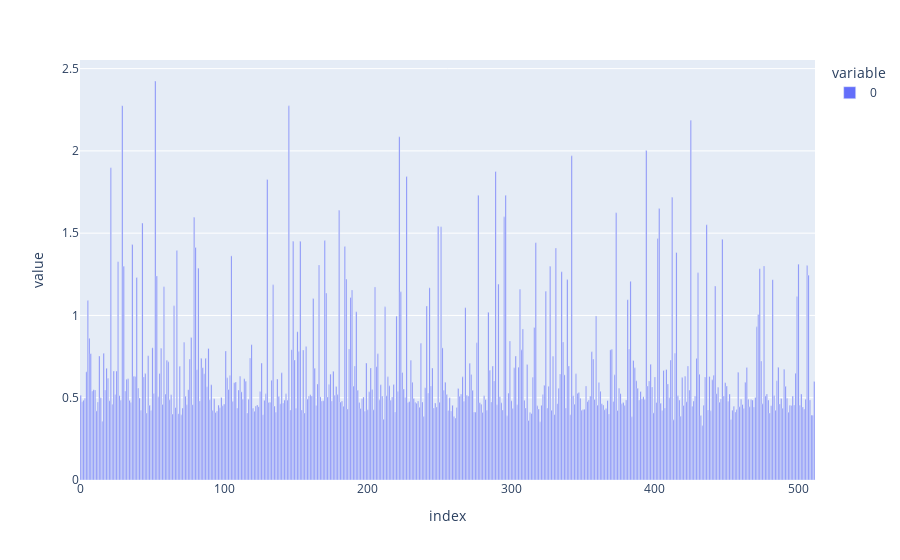

Notebook code for this chart:
### Markdown cell above
# Some analysis

### Code cell
import plotly.express as px

encoder_weights = autoencoder.encoder.Linear.weight.T.detach().cpu()
print(encoder_weights.shape)
centred_encoder_weights = encoder_weights - encoder_weights.mean(dim=0)
px.bar(encoder_weights.norm(dim=0))

### Figure 1 — Plotly figure (JSON) as saved in the notebook; plotly's stock layout.template omitted (floating-point values rounded to 4 significant figures; data arrays with more than 128 entries replaced by an {"elided": "..."} marker saying what was removed)
{"data": [{"alignmentgroup": "True", "hovertemplate": "variable=0<br>index=%{x}<br>value=%{y}<extra></extra>", "legendgroup": "0", "marker": {"color": "#636efa", "pattern": {"shape": ""}}, "name": "0", "offsetgroup": "0", "orientation": "v", "showlegend": true, "textposition": "auto", "type": "bar", "x": {"elided": "512 int values"}, "xaxis": "x", "y": {"elided": "512 float values"}, "yaxis": "y"}], "layout": {"barmode": "relative", "legend": {"title": {"text": "variable"}, "tracegroupgap": 0}, "margin": {"t": 60}, "xaxis": {"anchor": "y", "domain": [0, 1], "title": {"text": "index"}}, "yaxis": {"anchor": "x", "domain": [0, 1], "title": {"text": "value"}}}}
